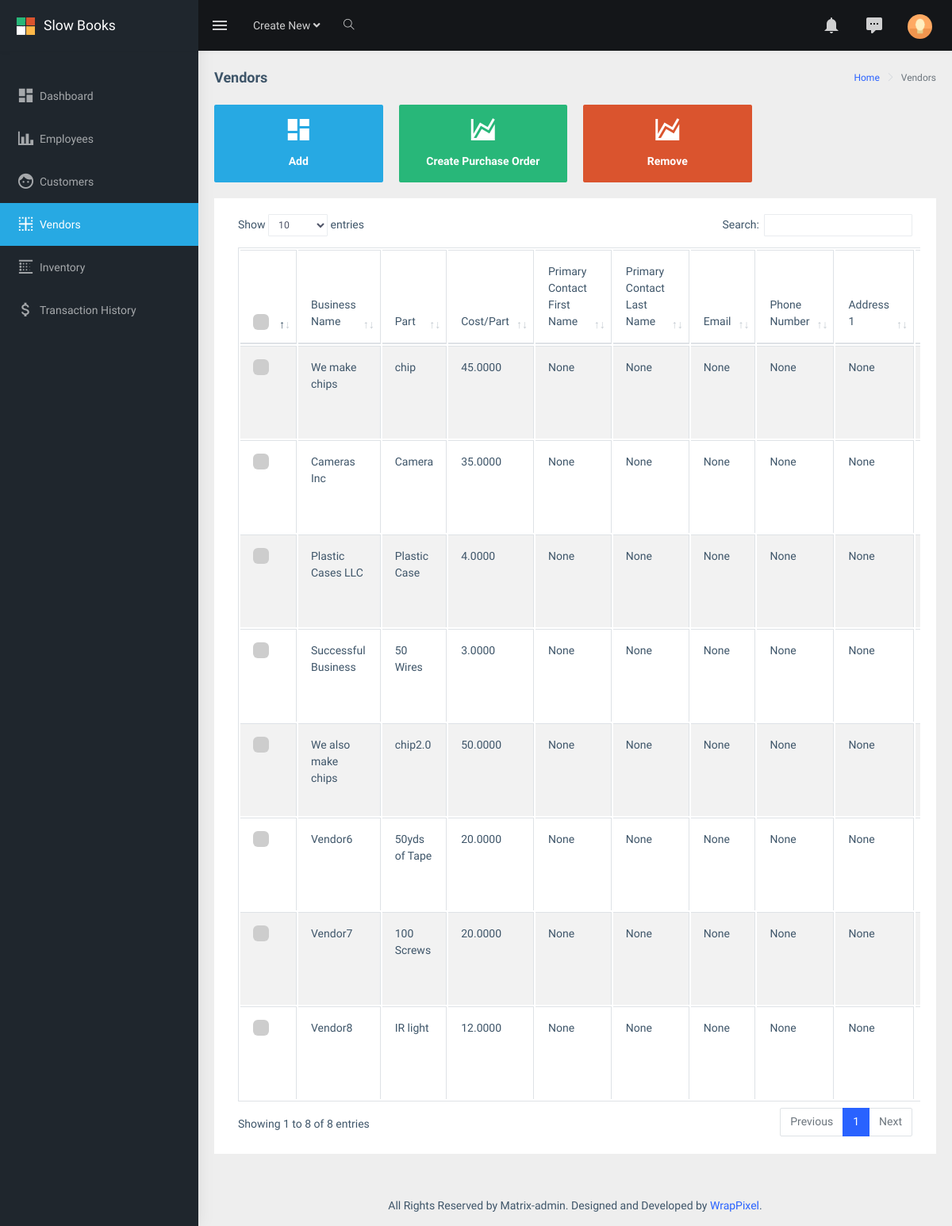
The app's page /vendors/ with its own data.
### dashboard/models.py (models this page shows, shortened)
class vendor(models.Model):
    bizname = models.CharField(primary_key=True, max_length=25)
    part = models.CharField(max_length=25)
    cost = models.DecimalField(max_digits=10, decimal_places=4)
    fname = models.CharField(max_length=25, null=True, blank=True)
    lname = models.CharField(max_length=25, null=True, blank=True)
    email = models.EmailField(null=True, blank=True)
    phoneNumberRegex = RegexValidator(regex = r"^\+?1?\d{8,15}$")
    phone = models.CharField(validators = [phoneNumberRegex], max_length = 16, unique = True, null=True, blank=True, default=None)
    add1 = models.CharField(max_length=50, null=True, blank=True)
    add2 = models.CharField(max_length=10, null=True, blank=True)
    city = models.CharField(max_length=20, null=True, blank=True)
    state = models.CharField(max_length=20, null=True, blank=True)
    zipcode = models.IntegerField(null=True, blank=True)
    date_added = models.DateTimeField(default=timezone.now)

### dashboard/views.py (the view)
# urls.py: path('vendors/', views.vendors, name="dashboard-vendors"),
def vendors(request):
    if request.method == 'POST':
        poform = addPO(request.POST)
        vendorform = addVendor(request.POST)
        if vendorform.is_valid():
            vendorform.save()
            bizname = vendorform.cleaned_data.get('bizname')
            messages.success(request, f'{bizname} added to vendors')
        if poform.is_valid():
            part = poform.cleaned_data.get('part')
            cost = poform.cleaned_data.get('cost')
            quant = poform.cleaned_data.get('quant')
            poform.save()
            add_inventory(inventory, part, cost, quant)
    else:
        vendorform = addVendor()
        poform = addPO()
    if request.is_ajax and request.method == 'GET':
        part = request.GET.get('part', None)
    context = {
        'vendorform': vendorform,
        'poform': poform,
        'vendors': vendor.objects.all().values()
    }
    return render(request, 'dashboard/vendors.html', context)

### dashboard/forms.py (shortened to what this page needs)
class addPO(forms.Form):
    helper = FormHelper()
    helper.form_show_labels = False
    part = forms.CharField(widget=forms.TextInput(attrs={'class': 'form-control vendorpart', 'readonly':''}))
    cost = forms.DecimalField(widget=forms.NumberInput(attrs={'class': 'form-control vendorcost', 'readonly':''}))
    l_vendors = get_choices_list(vendor)
    ven_id = forms.ChoiceField(choices=l_vendors, widget=forms.Select(attrs={'class': 'form-control vendorchoices'}))
    quant = forms.IntegerField(widget=forms.NumberInput(attrs={'class': 'form-control'}))

### dashboard/templates/dashboard/vendors.html (shortened to what this page needs)
{% extends "dashboard/base.html" %}
{% load static %}
{% load crispy_forms_tags %}
{% block content %}
            <div class="page-breadcrumb">
                <div class="row">
                    <div class="col-12 d-flex no-block align-items-center">
                        <h4 class="page-title">Vendors</h4>
                        <div class="ml-auto text-right">
                            <nav aria-label="breadcrumb">
                                <ol class="breadcrumb">
                                    <li class="breadcrumb-item"><a href="#">Home</a></li>
                                    <li class="breadcrumb-item active" aria-current="page">Vendors</li>
                                </ol>
                            </nav>
                        </div>
                    </div>
                </div>
            </div>
            <div class="container-fluid">
                <div class="row">
                    <div class="col-md-6 col-lg-3 col-xlg-3">
                        <div class="card card-hover">
                            <div class="box bg-cyan text-center" onclick="showForm('form1')">
                                <h1 class="font-light text-white"><i class="mdi mdi-view-dashboard"></i></h1>
                                <h6 class="text-white">Add</h6>
                            </div>
                        </div>
                    </div>
                    <div class="col-md-6 col-lg-3 col-xlg-3">
                        <div class="card card-hover">
                            <div class="box bg-success text-center" onclick="showForm('form2')">
                                <h1 class="font-light text-white"><i class="mdi mdi-chart-areaspline"></i></h1>
                                <h6 class="text-white">Create Purchase Order</h6>
                            </div>
                        </div>
                    </div>
                    <div class="col-md-6 col-lg-3 col-xlg-3">
                        <div class="card card-hover">
                            <div class="box bg-danger text-center" onclick="showForm('form3')">
                                <h1 class="font-light text-white"><i class="mdi mdi-chart-areaspline"></i></h1>
                                <h6 class="text-white">Remove</h6>
                            </div>
                        </div>
                    </div>
                </div>
                <div class="row">
                    <div class="col-12">
                        <div class="card">
                            <div class="card-body">
                                <div class="table-responsive">
                                    <table id="zero_config" class="table table-striped table-bordered">
                                        <thead>
                                            <tr>
                                                <th>
                                                    <label class="customcheckbox m-b-20">
                                                    <span class="checkmark"></span>
                                                    </label>
                                                </th>
                                                <th>Business Name</th>
                                                <th>Part</th>
                                                <th>Cost/Part</th>
                                                <th>Primary Contact First Name</th>
                                                <th>Primary Contact Last Name</th>
                                                <th>Email</th>
                                                <th>Phone Number</th>
                                                <th>Address 1</th>
                                                <th>Address 2</th>
                                            </tr>
                                        </thead>
                                        <tbody>
                                            {% for vendor in vendors %}
                                            <tr>
                                                <th>
                                                    <label class="customcheckbox">
                                                        <span class="checkmark"></span>
                                                    </label>
                                                </th>
                                                {% for key,value in vendor.items %}
                                                    {% if key != 'id' %}
                                                        <td>{{ value }}</td>
                                                    {% endif %}
                                                {% endfor %}
                                            </tr>
                                            {% endfor %}
                                        </tbody>
                                    </table>
                                </div>
                            </div>
                        </div>
                    </div>
                </div>
            </div>
{% endblock content %}

### dashboard/static/dashboard/assets/extra-libs/multicheck/multicheck.css (style rules this page uses)
.customcheckbox { display: block; position: relative; padding-left: 24px; font-weight: 100; cursor: pointer; font-size: 22px; -webkit-user-select: none; -moz-user-select: none; -ms-user-select: none; user-select: none; }
.checkmark { position: absolute; top: 0; left: 0; height: 20px; width: 20px; background-color: #CDCDCD; border-radius: 6px; }
.checkmark:after { content: ""; position: absolute; display: none; }
.customcheckbox .checkmark:after { left: 8px; top: 4px; width: 5px; height: 10px; border: solid white; border-width: 0 3px 3px 0; -webkit-transform: rotate(45deg); -ms-transform: rotate(45deg); transform: rotate(45deg); }

### records on screen
vendor: vendor "We make chips" "chip" "45.0000" "None" "None" "None" "None" "None"
vendor: vendor "Cameras Inc" "Camera" "35.0000" "None" "None" "None" "None" "None"
vendor: vendor "Plastic Cases LLC" "Plastic Case" "4.0000" "None" "None" "None" "None" "None"
vendor: vendor "Successful Business" "50 Wires" "3.0000" "None" "None" "None" "None" "None"
vendor: vendor "We also make chips" "chip2.0" "50.0000" "None" "None" "None" "None" "None"
vendor: vendor "Vendor6" "50yds of Tape" "20.0000" "None" "None" "None" "None" "None"
vendor: vendor "Vendor7" "100 Screws" "20.0000" "None" "None" "None" "None" "None"
vendor: vendor "Vendor8" "IR light" "12.0000" "None" "None" "None" "None" "None"
